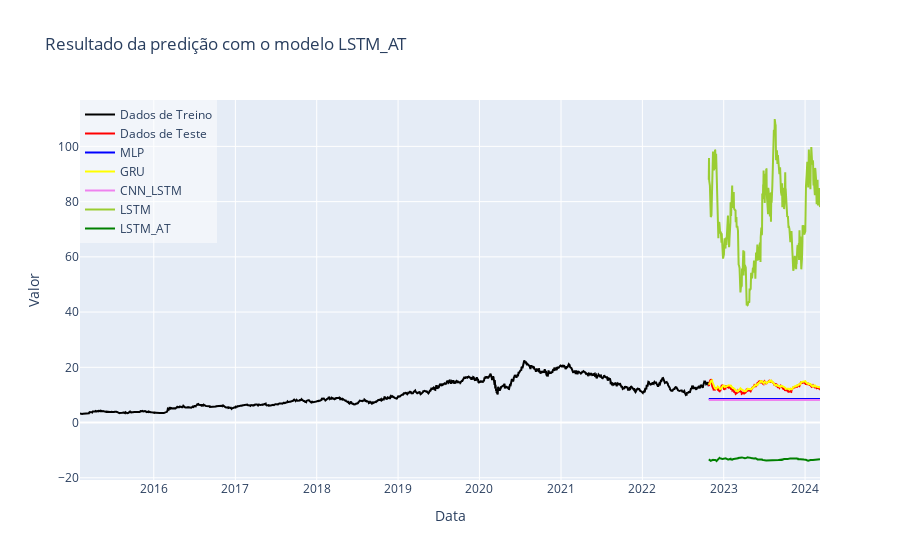

Write notebook code for a chart like this one.
### Code cell
import plotly.graph_objects as go

# Cria um gráfico de linha usando o Plotly
fig = go.Figure()

# Adiciona os valores reais ao gráfico
#fig.add_trace(go.Scatter(x=T_test, y=y_test_real, mode='lines', name='Real', line=dict(color='red')))
fig.add_trace(go.Scatter(x=T_train, y=y_train_real, mode='lines',name="Dados de Treino",line=dict(color='black')))
fig.add_trace(go.Scatter(x=T_test, y=y_test_real, mode='lines', name="Dados de Teste", line=dict(color='red')))

# Adiciona os valores preditos ao gráfico
colors=['blue', 'yellow', 'violet', 'yellowgreen', 'green']
for i in range(predictions.shape[1]):
    fig.add_trace(go.Scatter(x=T_test, y=predictions[:,i], mode='lines', name=f'{list(trained_best_models.keys())[i]}', line=dict(color=colors[i])))

# Configura o layout do gráfico
fig.update_layout(
    title=f'Resultado da predição com o modelo {model_name}',
    xaxis_title='Data',
    yaxis_title='Valor',
    showlegend=True,
    legend=dict(x=0, y=1, bgcolor='rgba(255, 255, 255, 0.5)')
)

# Exibe o gráfico
fig.show()

### Figure 1 — Plotly figure (JSON) as saved in the notebook; plotly's stock layout.template omitted (floating-point values rounded to 4 significant figures; data arrays with more than 128 entries replaced by an {"elided": "..."} marker saying what was removed)
{"data": [{"line": {"color": "black"}, "mode": "lines", "name": "Dados de Treino", "type": "scatter", "x": {"elided": "1921 str values"}, "y": {"elided": "1921 float values"}}, {"line": {"color": "red"}, "mode": "lines", "name": "Dados de Teste", "type": "scatter", "x": {"elided": "340 str values"}, "y": {"elided": "340 float values"}}, {"line": {"color": "blue"}, "mode": "lines", "name": "MLP", "type": "scatter", "x": {"elided": "340 str values"}, "y": {"elided": "340 float values"}}, {"line": {"color": "yellow"}, "mode": "lines", "name": "GRU", "type": "scatter", "x": {"elided": "340 str values"}, "y": {"elided": "340 float values"}}, {"line": {"color": "violet"}, "mode": "lines", "name": "CNN_LSTM", "type": "scatter", "x": {"elided": "340 str values"}, "y": {"elided": "340 float values"}}, {"line": {"color": "yellowgreen"}, "mode": "lines", "name": "LSTM", "type": "scatter", "x": {"elided": "340 str values"}, "y": {"elided": "340 float values"}}, {"line": {"color": "green"}, "mode": "lines", "name": "LSTM_AT", "type": "scatter", "x": {"elided": "340 str values"}, "y": {"elided": "340 float values"}}], "layout": {"legend": {"bgcolor": "rgba(255, 255, 255, 0.5)", "x": 0, "y": 1}, "showlegend": true, "title": {"text": "Resultado da predição com o modelo LSTM_AT"}, "xaxis": {"title": {"text": "Data"}}, "yaxis": {"title": {"text": "Valor"}}}}
